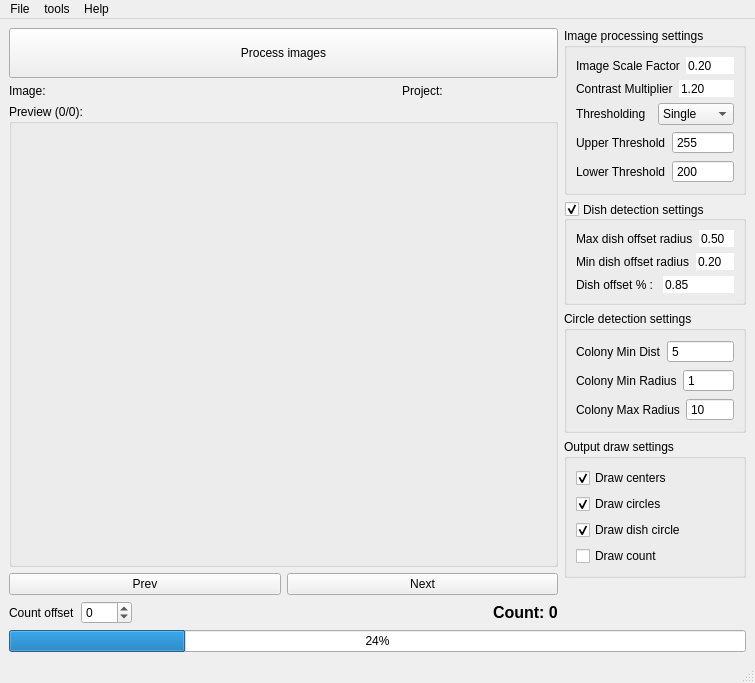
<?xml version="1.0" encoding="UTF-8"?>
<ui version="4.0">
 <class>MainWindow</class>
 <widget class="QMainWindow" name="MainWindow">
  <property name="geometry">
   <rect>
    <x>0</x>
    <y>0</y>
    <width>755</width>
    <height>683</height>
   </rect>
  </property>
  <property name="windowTitle">
   <string>MainWindow</string>
  </property>
  <widget class="QWidget" name="centralwidget">
   <layout class="QVBoxLayout" name="verticalLayout_7">
    <item>
     <layout class="QHBoxLayout" name="horizontalLayout_13">
      <item>
       <layout class="QVBoxLayout" name="verticalLayout" stretch="0,0,0,0,0">
        <item>
         <widget class="QPushButton" name="process_images_btn">
          <property name="sizePolicy">
           <sizepolicy hsizetype="Expanding" vsizetype="Fixed">
            <horstretch>0</horstretch>
            <verstretch>0</verstretch>
           </sizepolicy>
          </property>
          <property name="minimumSize">
           <size>
            <width>0</width>
            <height>50</height>
           </size>
          </property>
          <property name="text">
           <string>Process images</string>
          </property>
          <property name="shortcut">
           <string>Ctrl+Shift+P</string>
          </property>
         </widget>
        </item>
        <item>
         <layout class="QHBoxLayout" name="horizontalLayout_10">
          <item>
           <widget class="QLabel" name="image_label">
            <property name="text">
             <string>Image: </string>
            </property>
           </widget>
          </item>
          <item>
           <widget class="QLabel" name="project_label">
            <property name="text">
             <string>Project:</string>
            </property>
            <property name="alignment">
             <set>Qt::AlignCenter</set>
            </property>
           </widget>
          </item>
         </layout>
        </item>
        <item>
         <widget class="QGroupBox" name="preview_gb">
          <property name="title">
           <string>Preview (0/0):</string>
          </property>
          <layout class="QVBoxLayout" name="verticalLayout_4">
           <item>
            <spacer name="top_vertical_spacer">
             <property name="orientation">
              <enum>Qt::Vertical</enum>
             </property>
             <property name="sizeType">
              <enum>QSizePolicy::Expanding</enum>
             </property>
             <property name="sizeHint" stdset="0">
              <size>
               <width>20</width>
               <height>40</height>
              </size>
             </property>
            </spacer>
           </item>
           <item>
            <layout class="QHBoxLayout" name="picture_view_hb">
             <item>
              <widget class="QLabel" name="missing_image_label">
               <property name="sizePolicy">
                <sizepolicy hsizetype="Expanding" vsizetype="Fixed">
                 <horstretch>0</horstretch>
                 <verstretch>1</verstretch>
                </sizepolicy>
               </property>
               <property name="minimumSize">
                <size>
                 <width>0</width>
                 <height>0</height>
                </size>
               </property>
               <property name="maximumSize">
                <size>
                 <width>300</width>
                 <height>300</height>
                </size>
               </property>
               <property name="text">
                <string/>
               </property>
               <property name="scaledContents">
                <bool>false</bool>
               </property>
               <property name="alignment">
                <set>Qt::AlignCenter</set>
               </property>
              </widget>
             </item>
            </layout>
           </item>
           <item>
            <spacer name="bot_vertical_spacer">
             <property name="orientation">
              <enum>Qt::Vertical</enum>
             </property>
             <property name="sizeType">
              <enum>QSizePolicy::Expanding</enum>
             </property>
             <property name="sizeHint" stdset="0">
              <size>
               <width>20</width>
               <height>40</height>
              </size>
             </property>
            </spacer>
           </item>
          </layout>
         </widget>
        </item>
        <item>
         <layout class="QHBoxLayout" name="horizontalLayout_5">
          <item>
           <widget class="QPushButton" name="prev_btn">
            <property name="text">
             <string>Prev</string>
            </property>
            <property name="shortcut">
             <string>Left</string>
            </property>
           </widget>
          </item>
          <item>
           <widget class="QPushButton" name="next_btn">
            <property name="text">
             <string>Next</string>
            </property>
            <property name="shortcut">
             <string>Right</string>
            </property>
           </widget>
          </item>
         </layout>
        </item>
        <item>
         <layout class="QHBoxLayout" name="horizontalLayout_6">
          <item>
           <widget class="QLabel" name="count_offset_label">
            <property name="text">
             <string>Count offset</string>
            </property>
           </widget>
          </item>
          <item>
           <widget class="QSpinBox" name="count_offset_sb">
            <property name="toolTip">
             <string>If the count on the image is incorrect, offset it here.</string>
            </property>
            <property name="minimum">
             <number>-100</number>
            </property>
            <property name="maximum">
             <number>100</number>
            </property>
           </widget>
          </item>
          <item>
           <spacer name="horizontalSpacer">
            <property name="orientation">
             <enum>Qt::Horizontal</enum>
            </property>
            <property name="sizeHint" stdset="0">
             <size>
              <width>40</width>
              <height>20</height>
             </size>
            </property>
           </spacer>
          </item>
          <item>
           <widget class="QLabel" name="count_label">
            <property name="font">
             <font>
              <pointsize>12</pointsize>
              <weight>75</weight>
              <bold>true</bold>
             </font>
            </property>
            <property name="text">
             <string>Count: 0</string>
            </property>
           </widget>
          </item>
         </layout>
        </item>
       </layout>
      </item>
      <item>
       <layout class="QVBoxLayout" name="verticalLayout_2">
        <item>
         <widget class="QGroupBox" name="image_process_settings_gb">
          <property name="title">
           <string>Image processing settings</string>
          </property>
          <layout class="QVBoxLayout" name="verticalLayout_6">
           <item>
            <layout class="QHBoxLayout" name="horizontalLayout_12">
             <item>
              <widget class="QLabel" name="label_7">
               <property name="text">
                <string>Image Scale Factor</string>
               </property>
              </widget>
             </item>
             <item>
              <widget class="QDoubleSpinBox" name="image_scale_factor_sb">
               <property name="toolTip">
                <string>The amount to scale the image by. Smaller number will 
result in faster performance. 
If the image is too big the application might freeze up.</string>
               </property>
               <property name="frame">
                <bool>false</bool>
               </property>
               <property name="buttonSymbols">
                <enum>QAbstractSpinBox::NoButtons</enum>
               </property>
               <property name="singleStep">
                <double>0.050000000000000</double>
               </property>
               <property name="value">
                <double>0.200000000000000</double>
               </property>
              </widget>
             </item>
            </layout>
           </item>
           <item>
            <layout class="QHBoxLayout" name="horizontalLayout_16">
             <item>
              <widget class="QLabel" name="label_11">
               <property name="text">
                <string>Contrast Multiplier</string>
               </property>
              </widget>
             </item>
             <item>
              <widget class="QDoubleSpinBox" name="contrast_multiplier_sb">
               <property name="toolTip">
                <string>The Amount to shrink the dish search area by. 
This will avoid detecting parts of the rim as 
false positives as well as any dots on the edge of the dish.</string>
               </property>
               <property name="frame">
                <bool>false</bool>
               </property>
               <property name="buttonSymbols">
                <enum>QAbstractSpinBox::NoButtons</enum>
               </property>
               <property name="maximum">
                <double>100.000000000000000</double>
               </property>
               <property name="singleStep">
                <double>0.050000000000000</double>
               </property>
               <property name="value">
                <double>1.200000000000000</double>
               </property>
              </widget>
             </item>
            </layout>
           </item>
           <item>
            <layout class="QHBoxLayout" name="horizontalLayout_2">
             <item>
              <widget class="QLabel" name="label_8">
               <property name="text">
                <string>Thresholding</string>
               </property>
              </widget>
             </item>
             <item>
              <widget class="QComboBox" name="thresholding_cb">
               <item>
                <property name="text">
                 <string>Single</string>
                </property>
               </item>
               <item>
                <property name="text">
                 <string>Multi</string>
                </property>
               </item>
               <item>
                <property name="text">
                 <string>None</string>
                </property>
               </item>
              </widget>
             </item>
            </layout>
           </item>
           <item>
            <layout class="QHBoxLayout" name="horizontalLayout_14">
             <item>
              <widget class="QLabel" name="label_9">
               <property name="text">
                <string>Upper Threshold</string>
               </property>
              </widget>
             </item>
             <item>
              <widget class="QSpinBox" name="upper_thresh_sb">
               <property name="toolTip">
                <string/>
               </property>
               <property name="buttonSymbols">
                <enum>QAbstractSpinBox::NoButtons</enum>
               </property>
               <property name="minimum">
                <number>0</number>
               </property>
               <property name="maximum">
                <number>255</number>
               </property>
               <property name="value">
                <number>255</number>
               </property>
              </widget>
             </item>
            </layout>
           </item>
           <item>
            <layout class="QHBoxLayout" name="horizontalLayout_15">
             <item>
              <widget class="QLabel" name="label_10">
               <property name="text">
                <string>Lower Threshold</string>
               </property>
              </widget>
             </item>
             <item>
              <widget class="QSpinBox" name="lower_thresh_sb">
               <property name="toolTip">
                <string/>
               </property>
               <property name="buttonSymbols">
                <enum>QAbstractSpinBox::NoButtons</enum>
               </property>
               <property name="minimum">
                <number>0</number>
               </property>
               <property name="maximum">
                <number>255</number>
               </property>
               <property name="value">
                <number>200</number>
               </property>
              </widget>
             </item>
            </layout>
           </item>
          </layout>
         </widget>
        </item>
        <item>
         <widget class="QGroupBox" name="dish_detection_gb">
          <property name="toolTip">
           <string>If enabled, the dish itself will be detected in the image and masked out. This prevents false positive dots on the surrounding area being counted.</string>
          </property>
          <property name="title">
           <string>Dish detection settings</string>
          </property>
          <property name="alignment">
           <set>Qt::AlignLeading|Qt::AlignLeft|Qt::AlignVCenter</set>
          </property>
          <property name="checkable">
           <bool>true</bool>
          </property>
          <layout class="QVBoxLayout" name="verticalLayout_8">
           <item>
            <layout class="QHBoxLayout" name="horizontalLayout_3">
             <item>
              <widget class="QLabel" name="label_2">
               <property name="text">
                <string>Max dish offset radius</string>
               </property>
              </widget>
             </item>
             <item>
              <widget class="QDoubleSpinBox" name="max_dish_offset_radius_sb">
               <property name="toolTip">
                <string>The Max size of the dish relative to the image width and height.</string>
               </property>
               <property name="frame">
                <bool>false</bool>
               </property>
               <property name="buttonSymbols">
                <enum>QAbstractSpinBox::NoButtons</enum>
               </property>
               <property name="singleStep">
                <double>0.050000000000000</double>
               </property>
               <property name="value">
                <double>0.500000000000000</double>
               </property>
              </widget>
             </item>
            </layout>
           </item>
           <item>
            <layout class="QHBoxLayout" name="horizontalLayout_4">
             <item>
              <widget class="QLabel" name="label_3">
               <property name="text">
                <string>Min dish offset radius</string>
               </property>
              </widget>
             </item>
             <item>
              <widget class="QDoubleSpinBox" name="min_dish_offset_radius_sb">
               <property name="toolTip">
                <string>The Min size of the dish relative to the image width and height.</string>
               </property>
               <property name="frame">
                <bool>false</bool>
               </property>
               <property name="buttonSymbols">
                <enum>QAbstractSpinBox::NoButtons</enum>
               </property>
               <property name="singleStep">
                <double>0.050000000000000</double>
               </property>
               <property name="value">
                <double>0.200000000000000</double>
               </property>
              </widget>
             </item>
            </layout>
           </item>
           <item>
            <layout class="QHBoxLayout" name="horizontalLayout">
             <item>
              <widget class="QLabel" name="label">
               <property name="text">
                <string>Dish offset % : </string>
               </property>
              </widget>
             </item>
             <item>
              <widget class="QDoubleSpinBox" name="dish_offset_sb">
               <property name="toolTip">
                <string>The Amount to shrink the dish search area by. 
This will avoid detecting parts of the rim as 
false positives as well as any dots on the edge of the dish.</string>
               </property>
               <property name="frame">
                <bool>false</bool>
               </property>
               <property name="buttonSymbols">
                <enum>QAbstractSpinBox::NoButtons</enum>
               </property>
               <property name="singleStep">
                <double>0.050000000000000</double>
               </property>
               <property name="value">
                <double>0.850000000000000</double>
               </property>
              </widget>
             </item>
            </layout>
           </item>
          </layout>
         </widget>
        </item>
        <item>
         <widget class="QGroupBox" name="circle_detection_gb">
          <property name="title">
           <string>Circle detection settings</string>
          </property>
          <layout class="QVBoxLayout" name="verticalLayout_3">
           <item>
            <layout class="QHBoxLayout" name="horizontalLayout_7">
             <item>
              <widget class="QLabel" name="label_4">
               <property name="text">
                <string>Colony Min Dist</string>
               </property>
              </widget>
             </item>
             <item>
              <widget class="QSpinBox" name="circle_min_dist_sb">
               <property name="toolTip">
                <string>If there are too many false positives in a 
small area, consider upping this value.</string>
               </property>
               <property name="buttonSymbols">
                <enum>QAbstractSpinBox::NoButtons</enum>
               </property>
               <property name="minimum">
                <number>1</number>
               </property>
               <property name="maximum">
                <number>500</number>
               </property>
               <property name="value">
                <number>5</number>
               </property>
              </widget>
             </item>
            </layout>
           </item>
           <item>
            <layout class="QHBoxLayout" name="horizontalLayout_8">
             <item>
              <widget class="QLabel" name="label_5">
               <property name="text">
                <string>Colony Min Radius</string>
               </property>
              </widget>
             </item>
             <item>
              <widget class="QSpinBox" name="circle_min_rad_sb">
               <property name="toolTip">
                <string>&lt;html&gt;&lt;head/&gt;&lt;body&gt;&lt;p&gt;The minimum allowed radius of a colony.&lt;/p&gt;&lt;p&gt;If any small blips are creating false positives,&lt;/p&gt;&lt;p&gt;you might want to up this value. &lt;/p&gt;&lt;/body&gt;&lt;/html&gt;</string>
               </property>
               <property name="buttonSymbols">
                <enum>QAbstractSpinBox::NoButtons</enum>
               </property>
               <property name="minimum">
                <number>1</number>
               </property>
               <property name="maximum">
                <number>500</number>
               </property>
               <property name="value">
                <number>1</number>
               </property>
              </widget>
             </item>
            </layout>
           </item>
           <item>
            <layout class="QHBoxLayout" name="horizontalLayout_9">
             <item>
              <widget class="QLabel" name="label_6">
               <property name="text">
                <string>Colony Max Radius</string>
               </property>
              </widget>
             </item>
             <item>
              <widget class="QSpinBox" name="circle_max_rad_sb">
               <property name="toolTip">
                <string>The maximum allowed radius of a colony</string>
               </property>
               <property name="buttonSymbols">
                <enum>QAbstractSpinBox::NoButtons</enum>
               </property>
               <property name="minimum">
                <number>1</number>
               </property>
               <property name="maximum">
                <number>500</number>
               </property>
               <property name="value">
                <number>10</number>
               </property>
              </widget>
             </item>
            </layout>
           </item>
          </layout>
         </widget>
        </item>
        <item>
         <widget class="QGroupBox" name="output_draw_settings_gb">
          <property name="title">
           <string>Output draw settings</string>
          </property>
          <layout class="QVBoxLayout" name="verticalLayout_5">
           <item>
            <widget class="QCheckBox" name="draw_centers_cb">
             <property name="toolTip">
              <string>Draw the center mark of detected colonies</string>
             </property>
             <property name="text">
              <string>Draw centers</string>
             </property>
             <property name="checked">
              <bool>true</bool>
             </property>
            </widget>
           </item>
           <item>
            <widget class="QCheckBox" name="draw_circles_cb">
             <property name="toolTip">
              <string>Draw a circle around detected colonies</string>
             </property>
             <property name="text">
              <string>Draw circles</string>
             </property>
             <property name="checked">
              <bool>true</bool>
             </property>
            </widget>
           </item>
           <item>
            <widget class="QCheckBox" name="draw_dish_circles_cb">
             <property name="toolTip">
              <string>Draw a circle around the detected dish. This is usfull for debugging.</string>
             </property>
             <property name="text">
              <string>Draw dish circle</string>
             </property>
             <property name="checked">
              <bool>true</bool>
             </property>
            </widget>
           </item>
           <item>
            <widget class="QCheckBox" name="draw_count_cb">
             <property name="enabled">
              <bool>true</bool>
             </property>
             <property name="toolTip">
              <string>Draw the number of counted colonies on the top left of the image</string>
             </property>
             <property name="text">
              <string>Draw count</string>
             </property>
             <property name="checked">
              <bool>false</bool>
             </property>
            </widget>
           </item>
          </layout>
         </widget>
        </item>
        <item>
         <spacer name="verticalSpacer">
          <property name="orientation">
           <enum>Qt::Vertical</enum>
          </property>
          <property name="sizeHint" stdset="0">
           <size>
            <width>20</width>
            <height>40</height>
           </size>
          </property>
         </spacer>
        </item>
       </layout>
      </item>
     </layout>
    </item>
    <item>
     <widget class="QProgressBar" name="processing_progress_bar">
      <property name="enabled">
       <bool>true</bool>
      </property>
      <property name="value">
       <number>24</number>
      </property>
      <property name="textVisible">
       <bool>true</bool>
      </property>
     </widget>
    </item>
   </layout>
  </widget>
  <widget class="QMenuBar" name="menubar">
   <property name="geometry">
    <rect>
     <x>0</x>
     <y>0</y>
     <width>755</width>
     <height>21</height>
    </rect>
   </property>
   <widget class="QMenu" name="menuHelp">
    <property name="title">
     <string>Help</string>
    </property>
    <addaction name="action_how_it_works"/>
   </widget>
   <widget class="QMenu" name="menuFile">
    <property name="title">
     <string>File</string>
    </property>
    <addaction name="action_save_project"/>
    <addaction name="action_open_project"/>
    <addaction name="separator"/>
    <addaction name="action_create_project"/>
   </widget>
   <widget class="QMenu" name="menuTools">
    <property name="title">
     <string>tools</string>
    </property>
    <addaction name="action_export_to_exl"/>
    <addaction name="action_open_project_folder"/>
    <addaction name="separator"/>
    <addaction name="action_debug_mode"/>
   </widget>
   <addaction name="menuFile"/>
   <addaction name="menuTools"/>
   <addaction name="menuHelp"/>
  </widget>
  <widget class="QStatusBar" name="statusbar"/>
  <action name="action_how_it_works">
   <property name="text">
    <string>How it works</string>
   </property>
   <property name="shortcut">
    <string>Ctrl+H</string>
   </property>
  </action>
  <action name="action_create_project">
   <property name="text">
    <string>New Project</string>
   </property>
   <property name="shortcut">
    <string>Ctrl+N</string>
   </property>
  </action>
  <action name="action_open_project">
   <property name="text">
    <string>Open Project</string>
   </property>
   <property name="shortcut">
    <string>Ctrl+O</string>
   </property>
  </action>
  <action name="action_export_to_exl">
   <property name="text">
    <string>Export Session to Exl</string>
   </property>
   <property name="shortcut">
    <string>Ctrl+E</string>
   </property>
  </action>
  <action name="action_save_project">
   <property name="text">
    <string>Save Project</string>
   </property>
   <property name="shortcut">
    <string>Ctrl+S</string>
   </property>
  </action>
  <action name="action_debug_mode">
   <property name="checkable">
    <bool>true</bool>
   </property>
   <property name="checked">
    <bool>true</bool>
   </property>
   <property name="text">
    <string>debug_mode</string>
   </property>
  </action>
  <action name="action_open_project_folder">
   <property name="text">
    <string>Open Project folder</string>
   </property>
   <property name="shortcut">
    <string>Ctrl+P</string>
   </property>
  </action>
  <action name="action_connect_views">
   <property name="checkable">
    <bool>true</bool>
   </property>
   <property name="checked">
    <bool>true</bool>
   </property>
   <property name="text">
    <string>connect views</string>
   </property>
  </action>
 </widget>
 <resources/>
 <connections/>
</ui>
